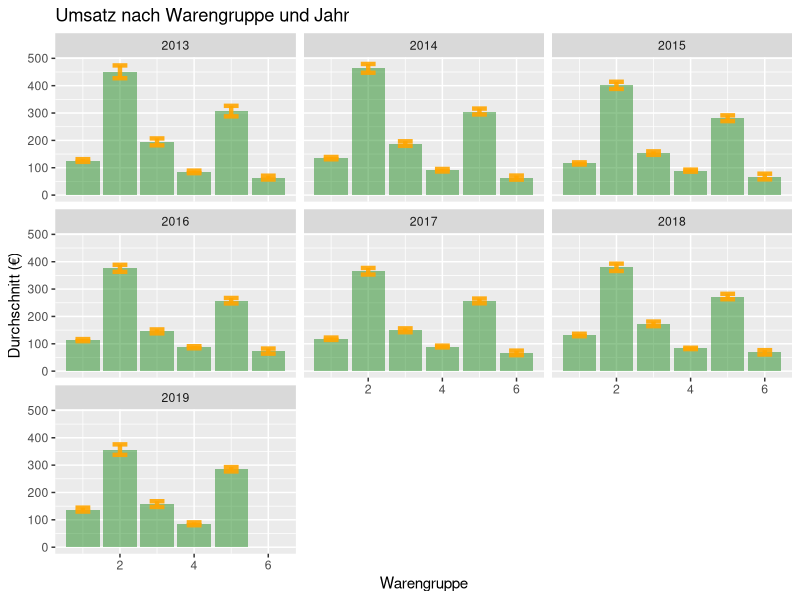
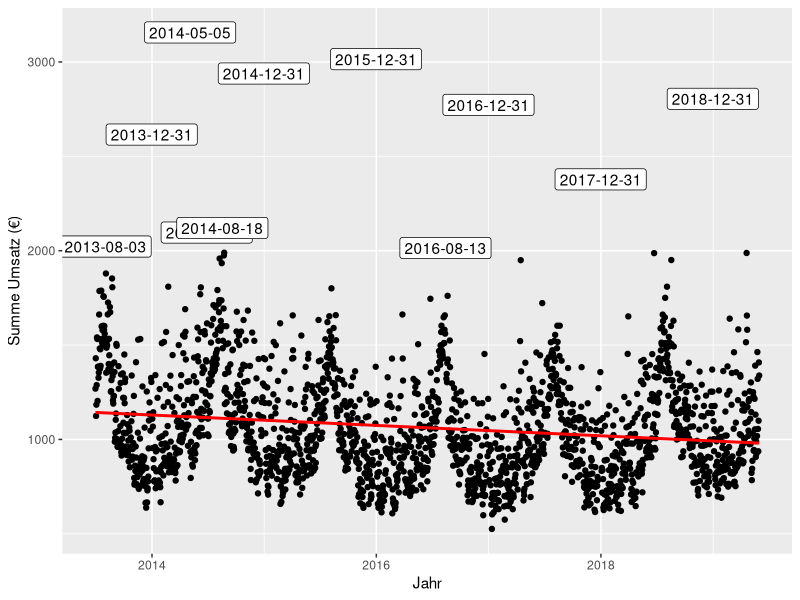
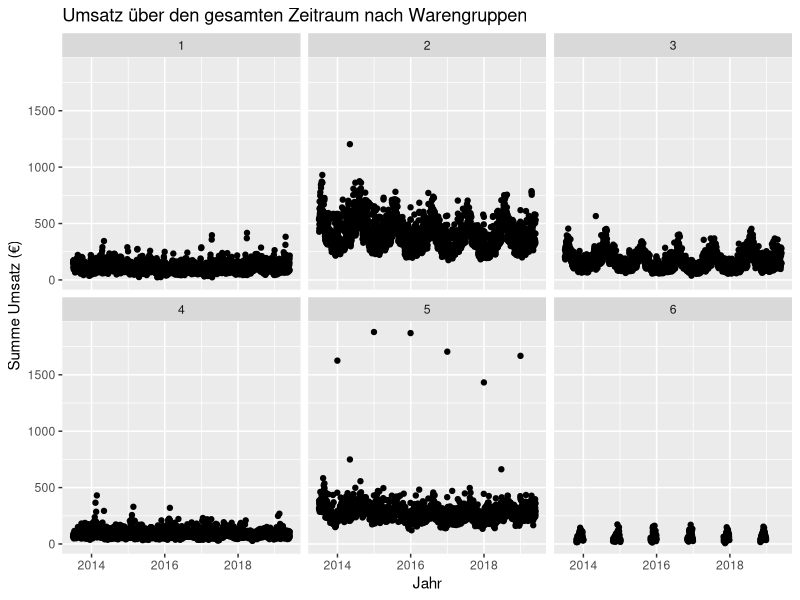
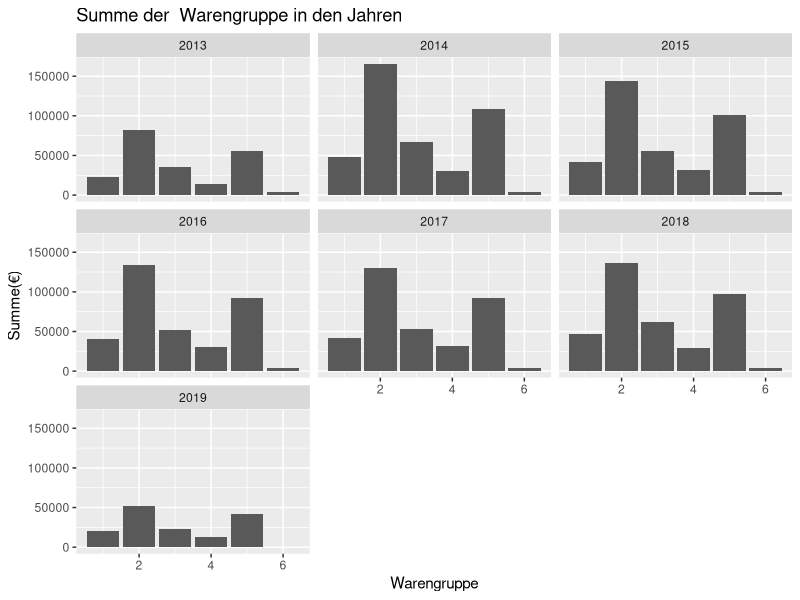
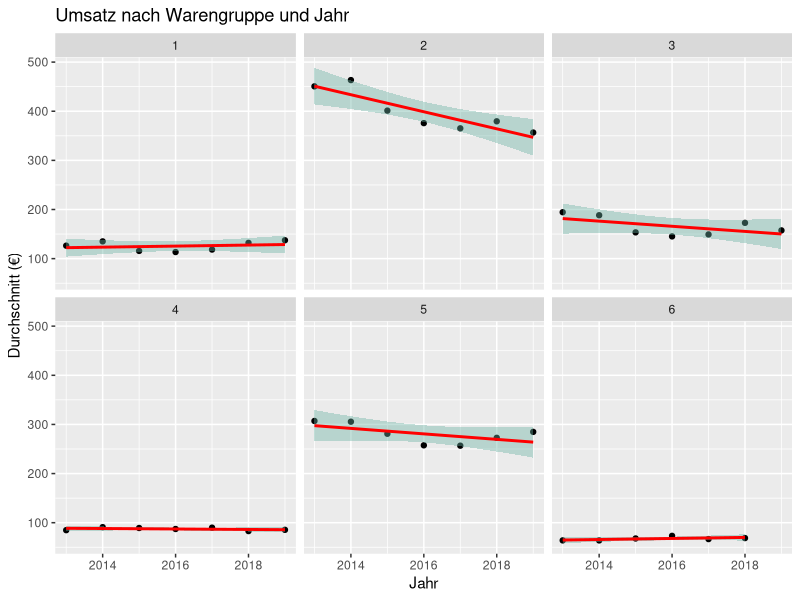
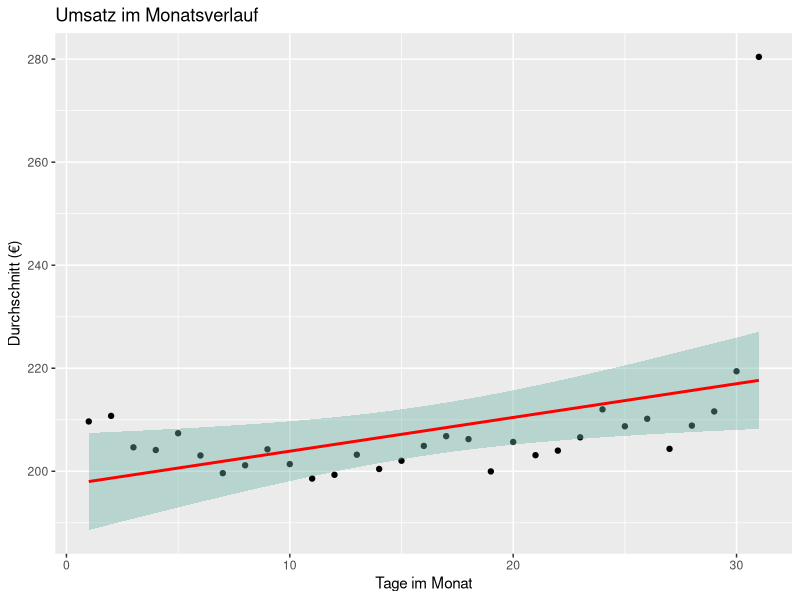
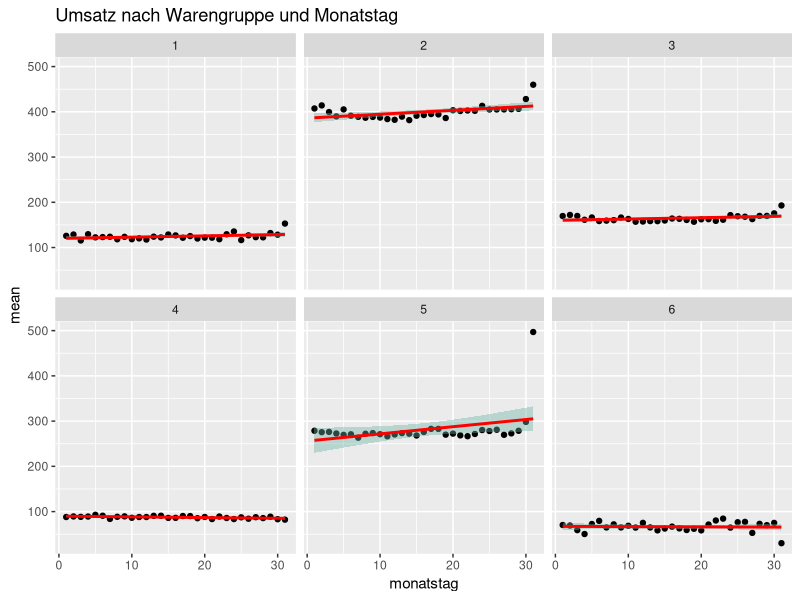
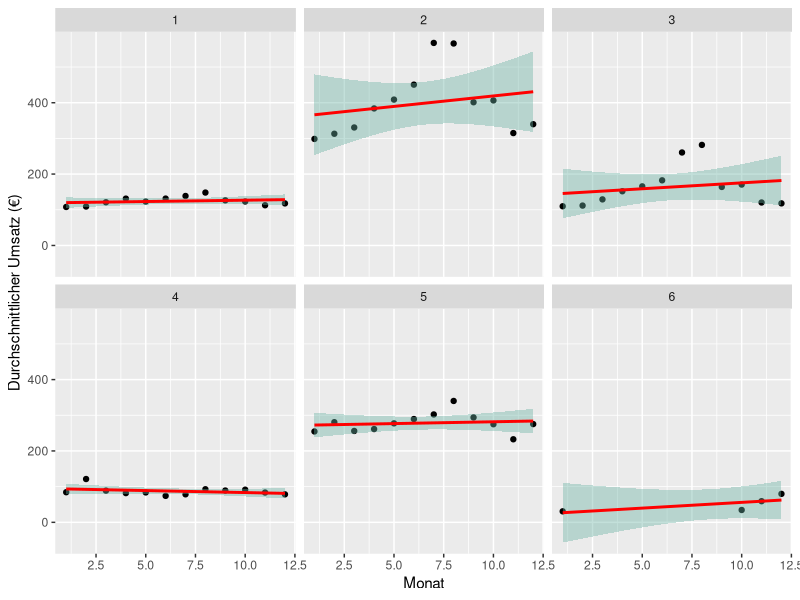

Reproduce these figures in R, in order.
## ---- chunk 1
#Laden der Bibliotheken

library(readr)
library(tidyverse)
library(lubridate)
library(ggplot2)
library(dplyr)
## ---- chunk 2
#Einlesen der Daten

umsatz <- read_csv("umsatzdaten_gekuerzt.csv", 
    col_types = cols(Datum = col_datetime(format = " %Y-%m-%d   "))) #Eingeben des Datums
## ---- chunk 3
#Erstellung der Variable mit Jahr
umsatz$jahr <- year(umsatz$Datum)

#Tabelle für den Umsatz nach Warengruppen  und Jahren
ware_jahr<- umsatz %>%
  group_by(jahr, Warengruppe) %>%
  summarise(
    n=n(), #ist praktisch, weil es die Anzahl z?hlt
    mean=mean(Umsatz),
    sd=sd(Umsatz),
    summe=sum(Umsatz)) %>%
  mutate( se=sd/sqrt(n))  %>%
  mutate( ic=se * qt((1-0.05)/2 + .5, n-1))



# nach Warengruppe nach Jahren den Umsatz plotten
ggplot(ware_jahr) +
  geom_bar( aes(x=Warengruppe, y=mean), stat="identity", fill="forestgreen", alpha=0.5) +
  geom_errorbar( aes(x=Warengruppe, ymin=mean-ic, ymax=mean+ic), width=0.4, colour="orange", alpha=0.9, size=1.5) +
  ylab("Durchschnitt (€)")+
 facet_wrap(~jahr)+
  ggtitle("Umsatz nach Warengruppe und Jahr")


## ---- chunk 4

#Summe der Jahre bilden 
sum_tag<- umsatz %>%
  group_by(Datum) %>%
  summarise(
    n=n(), #ist praktisch, weil es die Anzahl z?hlt
    mean=mean(Umsatz),
    sd=sd(Umsatz),
    summe=sum(Umsatz)) %>%
  mutate( se=sd/sqrt(n))  %>%
  mutate( ic=se * qt((1-0.05)/2 + .5, n-1))
#nach Warengruppe an den Monatstagen den Umsatz plotten

ggplot(sum_tag, aes(x=Datum, y=summe)) +
  geom_point() +
  geom_smooth(method=lm , color="red", se=FALSE) +
    geom_label( 
    data=sum_tag %>% filter(summe>=2000), # alles mit einer Summe ab 2000€ gelabelt
    aes(label=Datum)
  )+
  xlab("Jahr")+
  ylab("Summe Umsatz (€)")
  ggtitle("Umsatz über den gesamten Zeitraum")
## ---- chunk 5

#nach Warengruppe an den Monatstagen den Umsatz plotten

ggplot(umsatz, aes(x=Datum, y=Umsatz)) +
  geom_point() +
  facet_wrap(~Warengruppe)+
  xlab("Jahr")+
  ylab("Summe Umsatz (€)")+
  ggtitle ("Umsatz über den gesamten Zeitraum nach Warengruppen")


## ---- chunk 6
#Balkendiagramm der Summe Umsätze je Jahr(ohne Konfidenzintervall)
ggplot(ware_jahr) +
  geom_bar( aes(x=Warengruppe, y=summe), stat="identity") +
   ylab("Summe(€)")+
 facet_wrap(~jahr)+
  ggtitle("Summe der  Warengruppe in den Jahren")

## ---- chunk 7
ggplot(ware_jahr, aes(x=jahr, y=mean)) +
  geom_point() +
  geom_smooth(method=lm , color="red", fill="#69b3a2", se=TRUE)+
  xlab ("Jahr")+
  ylab("Durchschnitt (€)")+
  facet_wrap(~Warengruppe)+
  ggtitle("Umsatz nach Warengruppe und Jahr")


## ---- chunk 8
umsatz$monatstag<- mday(umsatz$Datum)
## ---- chunk 9
sum_monatstage<- umsatz %>%
  group_by(monatstag) %>%
  summarise(
    n=n(), #ist praktisch, weil es die Anzahl z?hlt
    mean=mean(Umsatz),
    sd=sd(Umsatz),
    summe=sum(Umsatz)) %>%
  mutate( se=sd/sqrt(n))  %>%
  mutate( ic=se * qt((1-0.05)/2 + .5, n-1))


## ---- chunk 10
# nach Warengruppe an den Monatstagen den Umsatz plotten

ggplot(sum_monatstage, aes(x=monatstag, y=mean)) +
  geom_point() +
  geom_smooth(method=lm , color="red", fill="#69b3a2", se=TRUE)+
  xlab ("Tage im Monat")+
  ylab("Durchschnitt (€)")+
  ggtitle("Umsatz im Monatsverlauf")


## ---- chunk 11
ware_monatstage<- umsatz %>%
  group_by(monatstag, Warengruppe) %>%
  summarise(
    n=n(), #ist praktisch, weil es die Anzahl z?hlt
    mean=mean(Umsatz),
    sd=sd(Umsatz),
    summe=sum(Umsatz)) %>%
  mutate( se=sd/sqrt(n))  %>%
  mutate( ic=se * qt((1-0.05)/2 + .5, n-1))

        
## ---- chunk 12
# nach Warengruppe an den Monatstagen den Umsatz plotten (Scatterplot)

ggplot(ware_monatstage, aes(x=monatstag, y=mean)) +
  geom_point() +
  geom_smooth(method=lm , color="red", fill="#69b3a2", se=TRUE)+
  facet_wrap(~Warengruppe)+
  ggtitle("Umsatz nach Warengruppe und Monatstag")


## ---- chunk 13
#Monat an den Datensatz heranhängen
umsatz$monat<- month(umsatz$Datum) 

#den Umsatz nach den Monaten filtern
ware_monat<- umsatz %>%
  group_by(monat, Warengruppe) %>%
  summarise(
    n=n(), #ist praktisch, weil es die Anzahl z?hlt
    mean=mean(Umsatz),
    sd=sd(Umsatz),
    summe=sum(Umsatz)) %>%
  mutate( se=sd/sqrt(n))  %>%
  mutate( ic=se * qt((1-0.05)/2 + .5, n-1))

# nach Warengruppe in den unterschiedlichen Monaten den Umsatz plotten (Scatterplot)
ggplot(ware_monat, aes(x=monat, y=mean)) +
  geom_point() +
  geom_smooth(method=lm , color="red", fill="#69b3a2", se=TRUE)+
  facet_wrap(~Warengruppe)+
  xlab("Monat")+
  ylab("Durchschnittlicher Umsatz (€)")
  ggtitle("Umsatz nach Warengruppe und Monat")
